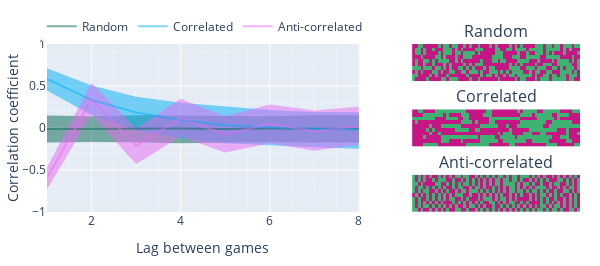

The notebook cell this image was saved under:
### Code cell
import plotly.graph_objects as go
from plotly.subplots import make_subplots
import numpy as np

# Assume the data setup as previously mentioned
# Separate matrices
random_matrix = np.asarray(history_random_list)[0:10, 1:60]
correlated_matrix = np.asarray(history_correlated_list)[0:10, 1:60]
anticorrelated_matrix = np.asarray(history_anticorrelated_list)[0:10, 1:60]

# Define colors for each series for consistency
color_random = 'rgba(0,100,80,0.5)'
color_correlated = 'rgba(0,176,246,0.5)'
color_anticorrelated = 'rgba(231,107,243,0.5)'

x_values = np.arange(10) + 1

# Adjusted plot code with shared color and linked visibility
# Create traces for the medians with legendgroup
trace_random = go.Scatter(
    x=x_values,
    y=np.median(history_random, axis=0),
    mode='lines',
    name='Random',
    line=dict(color=color_random),
    legendgroup='random'
)

trace_correlated = go.Scatter(
    x=x_values,
    y=np.median(history_correlated, axis=0),
    mode='lines',
    name='Correlated',
    line=dict(color=color_correlated),
    legendgroup='correlated'
)

trace_anticorrelated = go.Scatter(
    x=x_values,
    y=np.median(history_anticorrelated, axis=0),
    mode='lines',
    name='Anti-correlated',
    line=dict(color=color_anticorrelated),
    legendgroup='anticorrelated'
)

# Create traces for the percentiles fill with the same legendgroup and matching color
fill_random = go.Scatter(
    x=np.concatenate((x_values, x_values[::-1])),
    y=np.concatenate((
        np.percentile(history_random, 5, axis=0), 
        np.percentile(history_random, 95, axis=0)[::-1]
    )),
    fill='toself',
    fillcolor=color_random,
    line=dict(color='rgba(255,255,255,0)'),
    name='Random Fill',
    showlegend=False,
    legendgroup='random'
)

fill_correlated = go.Scatter(
    x=np.concatenate((x_values, x_values[::-1])),
    y=np.concatenate((
        np.percentile(history_correlated, 5, axis=0),
        np.percentile(history_correlated, 95, axis=0)[::-1]
    )),
    fill='toself',
    fillcolor=color_correlated,
    line=dict(color='rgba(255,255,255,0)'),
    name='Correlated Fill',
    showlegend=False,
    legendgroup='correlated'
)

fill_anticorrelated = go.Scatter(
    x=np.concatenate((x_values, x_values[::-1])),
    y=np.concatenate((
        np.percentile(history_anticorrelated, 5, axis=0),
        np.percentile(history_anticorrelated, 95, axis=0)[::-1]
    )),
    fill='toself',
    fillcolor=color_anticorrelated,
    line=dict(color='rgba(255,255,255,0)'),
    name='Anti-correlated Fill',
    showlegend=False,
    legendgroup='anticorrelated'
)

# Create subplots with 3 rows for matrices and 1 big column for correlation plots
fig = make_subplots(
    rows=3, cols=2,
    column_widths=[0.65, 0.35],
    specs=[[{"type": "scatter", "rowspan":3}, {"type": "heatmap", "colspan": 1}],
           [None, {"type": "heatmap", "colspan": 1}],
           [None, {"type": "heatmap", "colspan": 1}]],
    subplot_titles=("", "Random", "Correlated", "Anti-correlated")
)

# Add heatmaps to the first column
fig.add_trace(
    go.Heatmap(
        z=random_matrix,
        colorscale=[[0, 'mediumvioletred'], [1, 'mediumseagreen']],
        showscale=False
    ),
    row=1, col=2
)

fig.add_trace(
    go.Heatmap(
        z=correlated_matrix,
        colorscale=[[0, 'mediumvioletred'], [1, 'mediumseagreen']],
        showscale=False
    ),
    row=2, col=2
)

fig.add_trace(
    go.Heatmap(
        z=anticorrelated_matrix,
        colorscale=[[0, 'mediumvioletred'], [1, 'mediumseagreen']],
        showscale=False
    ),
    row=3, col=2
)

# Add correlation plots to the second column spanning all three rows
# Add the fill traces first so they're behind the median traces to the second column
fig.add_trace(fill_random, row=1, col=1)
fig.add_trace(fill_correlated, row=1, col=1)
fig.add_trace(fill_anticorrelated, row=1, col=1)

# Add the median traces to the second column
fig.add_trace(trace_random, row=1, col=1)
fig.add_trace(trace_correlated, row=1, col=1)
fig.add_trace(trace_anticorrelated, row=1, col=1)
# Update layout for a cleaner look
fig.update_layout(
    #title_text="Vertical Matrix with Right-Side Correlation Traces",
    showlegend=True
)

# Hide tick labels on heatmaps
fig.update_xaxes(showticklabels=False, row=1, col=2)
fig.update_xaxes(showticklabels=False, row=2, col=2)
fig.update_xaxes(showticklabels=False, row=3, col=2)
fig.update_yaxes(showticklabels=False, row=1, col=2)
fig.update_yaxes(showticklabels=False, row=2, col=2)
fig.update_yaxes(showticklabels=False, row=3, col=2)
fig.update_yaxes(range=(-1, 1), row=1, col=1)
fig.update_xaxes(range=(1, 8), row=1, col=1)

fig['layout']['xaxis1']['title']="Lag between games"
fig['layout']['yaxis1']['title']="Correlation coefficient"

fig.update_layout(
    margin=dict(l=20, r=20, t=20, b=20),
    width=600, height=800/3,
    legend=dict(
        orientation="h",
        yanchor="bottom",
        y=1.02,
        xanchor="right",
        x=0.6
    )
)

fig.update_xaxes(showgrid=True, minor=dict(showgrid=True), row=1, col=1)
fig.update_yaxes(showgrid=True, minor=dict(showgrid=True), row=1, col=1, title_standoff = 0)

# Show the plot
fig.show()

with open("docs/loserQ/assets/simulated_correlation.json", "w") as f:
    f.write(fig.to_json())

### Figure 1 — Plotly figure (JSON) as saved in the notebook; plotly's stock layout.template omitted (floating-point values rounded to 4 significant figures; data arrays with more than 128 entries replaced by an {"elided": "..."} marker saying what was removed)
{"data": [{"colorscale": [[0, "mediumvioletred"], [1, "mediumseagreen"]], "showscale": false, "type": "heatmap", "xaxis": "x2", "yaxis": "y2", "z": {"elided": "10x59 int values"}}, {"colorscale": [[0, "mediumvioletred"], [1, "mediumseagreen"]], "showscale": false, "type": "heatmap", "xaxis": "x3", "yaxis": "y3", "z": {"elided": "10x59 int values"}}, {"colorscale": [[0, "mediumvioletred"], [1, "mediumseagreen"]], "showscale": false, "type": "heatmap", "xaxis": "x4", "yaxis": "y4", "z": {"elided": "10x59 int values"}}, {"fill": "toself", "fillcolor": "rgba(0,100,80,0.5)", "legendgroup": "random", "line": {"color": "rgba(255,255,255,0)"}, "name": "Random Fill", "showlegend": false, "type": "scatter", "x": [1, 2, 3, 4, 5, 6, 7, 8, 9, 10, 10, 9, 8, 7, 6, 5, 4, 3, 2, 1], "xaxis": "x", "y": [-0.1727, -0.166, -0.1705, -0.1809, -0.1732, -0.1658, -0.1713, -0.1645, -0.1733, -0.1613, 0.1485, 0.1517, 0.1516, 0.1515, 0.14, 0.1442, 0.1401, 0.1505, 0.14, 0.1501], "yaxis": "y"}, {"fill": "toself", "fillcolor": "rgba(0,176,246,0.5)", "legendgroup": "correlated", "line": {"color": "rgba(255,255,255,0)"}, "name": "Correlated Fill", "showlegend": false, "type": "scatter", "x": [1, 2, 3, 4, 5, 6, 7, 8, 9, 10, 10, 9, 8, 7, 6, 5, 4, 3, 2, 1], "xaxis": "x", "y": [0.4472, 0.1519, -0.02798, -0.1206, -0.1804, -0.2065, -0.2285, -0.2464, -0.2518, -0.2606, 0.188, 0.1891, 0.1835, 0.1893, 0.2131, 0.2597, 0.3, 0.3707, 0.5058, 0.71], "yaxis": "y"}, {"fill": "toself", "fillcolor": "rgba(231,107,243,0.5)", "legendgroup": "anticorrelated", "line": {"color": "rgba(255,255,255,0)"}, "name": "Anti-correlated Fill", "showlegend": false, "type": "scatter", "x": [1, 2, 3, 4, 5, 6, 7, 8, 9, 10, 10, 9, 8, 7, 6, 5, 4, 3, 2, 1], "xaxis": "x", "y": [-0.73, 0.1581, -0.43, -0.1009, -0.2915, -0.1805, -0.27, -0.2006, -0.2514, -0.22, 0.2381, 0.2086, 0.2538, 0.2078, 0.28, 0.1395, 0.3467, -0.01, 0.5398, -0.4699], "yaxis": "y"}, {"legendgroup": "random", "line": {"color": "rgba(0,100,80,0.5)"}, "mode": "lines", "name": "Random", "type": "scatter", "x": [1, 2, 3, 4, 5, 6, 7, 8, 9, 10], "xaxis": "x", "y": [-0.01083, -0.00818, -0.01042, -0.006699, -0.01082, -0.004646, -0.01, -0.005554, -0.01004, -0.00277], "yaxis": "y"}, {"legendgroup": "correlated", "line": {"color": "rgba(0,176,246,0.5)"}, "mode": "lines", "name": "Correlated", "type": "scatter", "x": [1, 2, 3, 4, 5, 6, 7, 8, 9, 10], "xaxis": "x", "y": [0.5856, 0.335, 0.1839, 0.09511, 0.03155, 0.004555, -0.01, -0.02077, -0.02967, -0.03333], "yaxis": "y"}, {"legendgroup": "anticorrelated", "line": {"color": "rgba(231,107,243,0.5)"}, "mode": "lines", "name": "Anti-correlated", "type": "scatter", "x": [1, 2, 3, 4, 5, 6, 7, 8, 9, 10], "xaxis": "x", "y": [-0.5926, 0.3397, -0.2105, 0.1185, -0.07721, 0.0499, -0.03518, 0.0191, -0.01277, 0.01313], "yaxis": "y"}], "layout": {"annotations": [{"font": {"size": 16}, "showarrow": false, "text": "Random", "x": 0.8425, "xanchor": "center", "xref": "paper", "y": 1, "yanchor": "bottom", "yref": "paper"}, {"font": {"size": 16}, "showarrow": false, "text": "Correlated", "x": 0.8425, "xanchor": "center", "xref": "paper", "y": 0.6111, "yanchor": "bottom", "yref": "paper"}, {"font": {"size": 16}, "showarrow": false, "text": "Anti-correlated", "x": 0.8425, "xanchor": "center", "xref": "paper", "y": 0.2222, "yanchor": "bottom", "yref": "paper"}], "height": 266.7, "legend": {"orientation": "h", "x": 0.6, "xanchor": "right", "y": 1.02, "yanchor": "bottom"}, "margin": {"b": 20, "l": 20, "r": 20, "t": 20}, "showlegend": true, "width": 600, "xaxis": {"anchor": "y", "domain": [0, 0.585], "minor": {"showgrid": true}, "range": [1, 8], "showgrid": true, "title": {"text": "Lag between games"}}, "xaxis2": {"anchor": "y2", "domain": [0.685, 1], "showticklabels": false}, "xaxis3": {"anchor": "y3", "domain": [0.685, 1], "showticklabels": false}, "xaxis4": {"anchor": "y4", "domain": [0.685, 1], "showticklabels": false}, "yaxis": {"anchor": "x", "domain": [0, 1], "minor": {"showgrid": true}, "range": [-1, 1], "showgrid": true, "title": {"standoff": 0, "text": "Correlation coefficient"}}, "yaxis2": {"anchor": "x2", "domain": [0.7778, 1], "showticklabels": false}, "yaxis3": {"anchor": "x3", "domain": [0.3889, 0.6111], "showticklabels": false}, "yaxis4": {"anchor": "x4", "domain": [0, 0.2222], "showticklabels": false}}}
